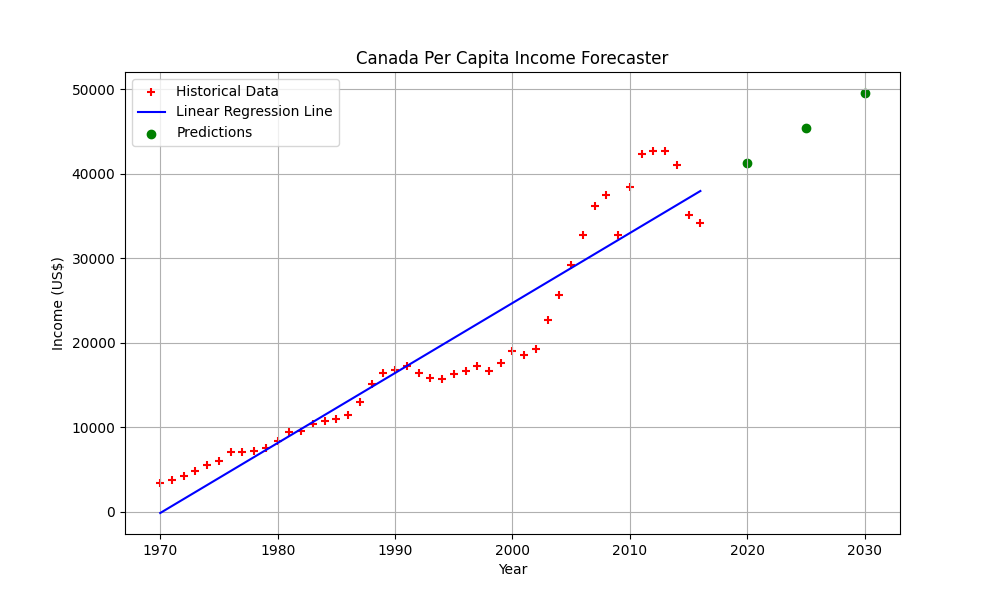

Here is the Python script that generated this plot:
import os
import sys
import pandas as pd
import numpy as np
import matplotlib.pyplot as plt
from sklearn.linear_model import LinearRegression as SklearnLR

# Path setup to root for utils
sys.path.append(os.path.abspath(os.path.join(os.path.dirname(__file__), '../../../')))
from linear_regression import LinearRegression
from utils.data_preprocessing import clean_data

def run_canada_income_exercise():
    current_dir = os.path.dirname(os.path.abspath(__file__))
    data_path = os.path.join(current_dir, "../../data/canada_per_capita_income.csv")
    df = pd.read_csv(data_path, sep='\t')
    df = clean_data(df)
    
    target_col = [col for col in df.columns if 'income' in col][0]
    X, y = df[['year']].values, df[target_col].values
    
    # 2. Custom Model Training
    model = LinearRegression()
    model.fit(X, y)
    
    test_years = [2020, 2025, 2030]
    results = {}
    
    print("--- Canada Per Capita Income Analysis (Linear Regression) ---")
    for year in test_years:
        pred = model.predict([[year]]).item()
        results[year] = pred
        print(f"Predicted Income for {year}: ${pred:,.2f}")
    
    # 4. Validation with Sklearn
    sk_model = SklearnLR().fit(X, y)
    print(f"\n--- Sklearn Validation ---")
    sk_pred_2020 = sk_model.predict([[2020]]).item()
    print(f"Sklearn Prediction for 2020: ${sk_pred_2020:,.2f}")
    
    if np.isclose(results[2020], sk_pred_2020):
        print("✅ Success! Custom model matches Sklearn results exactly.")
    
    # 5. Save Visualization
    plt.figure(figsize=(10, 6))
    plt.scatter(df['year'], df[target_col], color='red', marker='+', label='Historical Data')
    plt.plot(df['year'], model.predict(X), color='blue', label='Linear Regression Line')
    plt.scatter(test_years, list(results.values()), color='green', marker='o', label='Predictions')
    plt.xlabel("Year"); plt.ylabel("Income (US$)"); plt.title("Canada Per Capita Income Forecaster")
    plt.legend(); plt.grid(True)
    
    plt.savefig(os.path.join(current_dir, "example_canada_income_analysis.png"))
    print(f"Visualization saved to: {current_dir}")

if __name__ == "__main__":
    run_canada_income_exercise()
